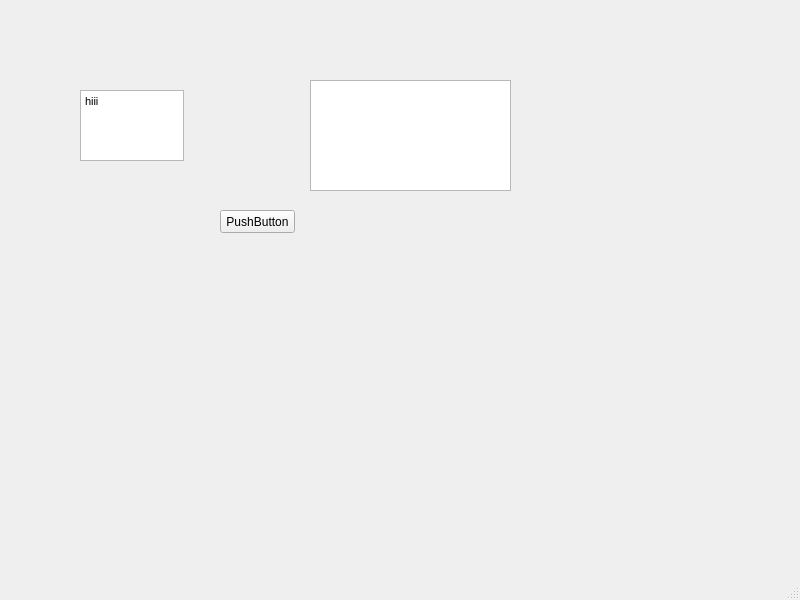
<?xml version="1.0" encoding="UTF-8"?>
<ui version="4.0">
 <class>MainWindow</class>
 <widget class="QMainWindow" name="MainWindow">
  <property name="geometry">
   <rect>
    <x>0</x>
    <y>0</y>
    <width>800</width>
    <height>600</height>
   </rect>
  </property>
  <property name="windowTitle">
   <string>MainWindow</string>
  </property>
  <widget class="QWidget" name="centralwidget">
   <widget class="QPushButton" name="start">
    <property name="geometry">
     <rect>
      <x>220</x>
      <y>210</y>
      <width>75</width>
      <height>23</height>
     </rect>
    </property>
    <property name="text">
     <string>PushButton</string>
    </property>
   </widget>
   <widget class="QTextEdit" name="textEdit">
    <property name="geometry">
     <rect>
      <x>80</x>
      <y>90</y>
      <width>104</width>
      <height>71</height>
     </rect>
    </property>
    <property name="html">
     <string>&lt;!DOCTYPE HTML PUBLIC &quot;-//W3C//DTD HTML 4.0//EN&quot; &quot;http://www.w3.org/TR/REC-html40/strict.dtd&quot;&gt;
&lt;html&gt;&lt;head&gt;&lt;meta name=&quot;qrichtext&quot; content=&quot;1&quot; /&gt;&lt;style type=&quot;text/css&quot;&gt;
p, li { white-space: pre-wrap; }
&lt;/style&gt;&lt;/head&gt;&lt;body style=&quot; font-family:'MS Shell Dlg 2'; font-size:8.25pt; font-weight:400; font-style:normal;&quot;&gt;
&lt;p style=&quot; margin-top:0px; margin-bottom:0px; margin-left:0px; margin-right:0px; -qt-block-indent:0; text-indent:0px;&quot;&gt;hiii&lt;/p&gt;
&lt;p style=&quot;-qt-paragraph-type:empty; margin-top:0px; margin-bottom:0px; margin-left:0px; margin-right:0px; -qt-block-indent:0; text-indent:0px;&quot;&gt;&lt;br /&gt;&lt;/p&gt;&lt;/body&gt;&lt;/html&gt;</string>
    </property>
   </widget>
   <widget class="QTextBrowser" name="textBrowser">
    <property name="geometry">
     <rect>
      <x>310</x>
      <y>80</y>
      <width>201</width>
      <height>111</height>
     </rect>
    </property>
   </widget>
  </widget>
  <widget class="QStatusBar" name="statusbar"/>
 </widget>
 <resources/>
 <connections/>
</ui>
